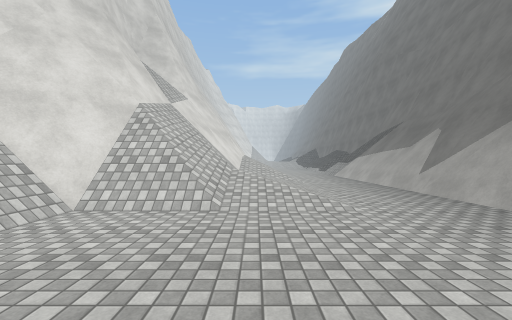
View 1 (above)

21 first-person views from a walk through a 3-D level made in the Unity game engine. The camera is 1.4 m above the floor, looks level and sees 90° across. The floor is counted in squares, 2 m on a side. Each view is taken from the middle of a square. On the plan, view 1 faces up. The plan holds only what a view shows up to about 9 squares ahead; the rest is blank. The place goes on beyond the plan. Surface patterns are stand-ins for the level's own textures.

View 2
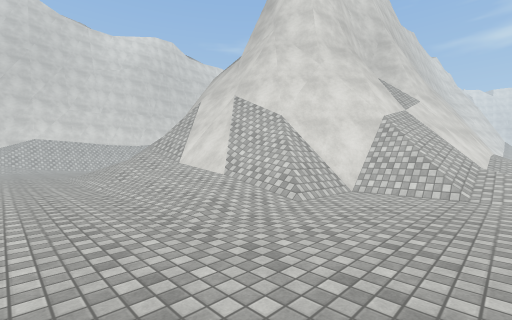

View 3
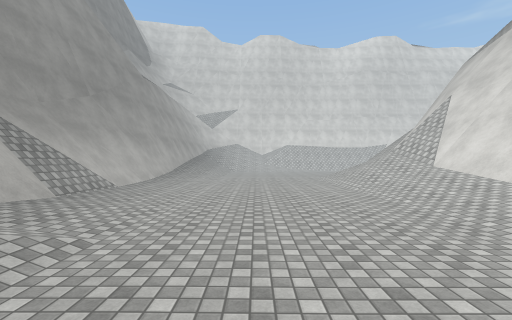

View 4
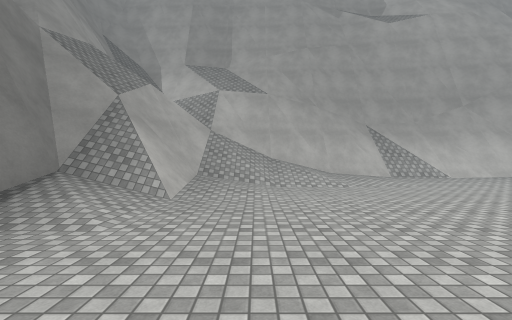

View 5
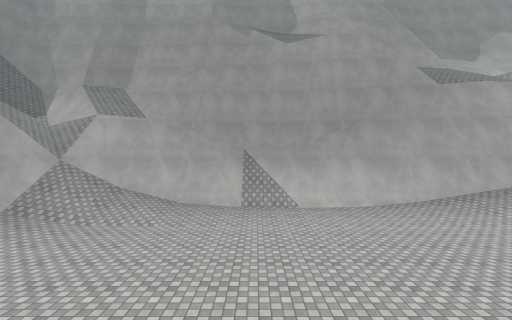

View 6
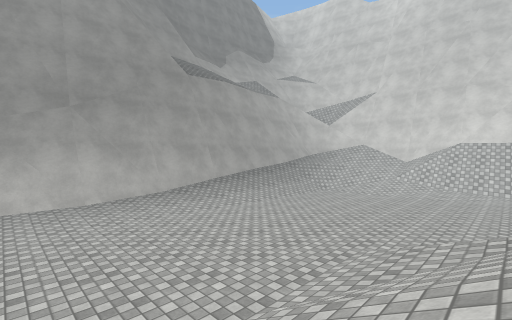

View 7
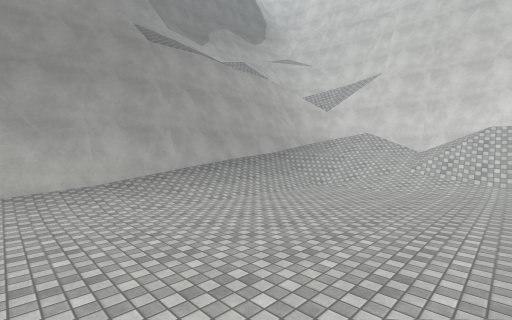

View 8
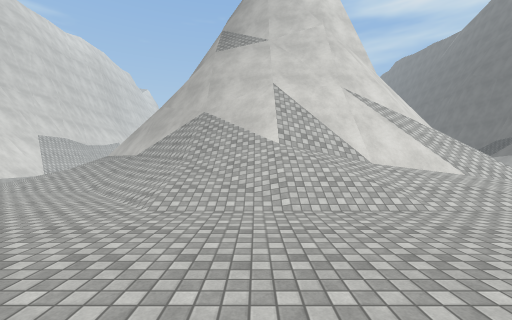

View 9
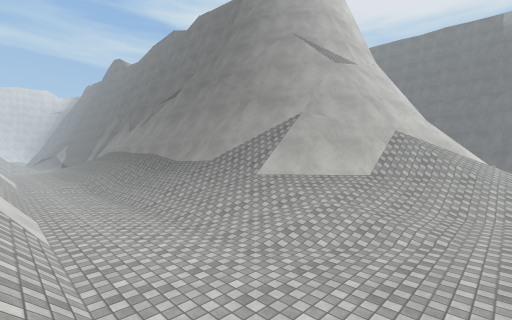

View 10
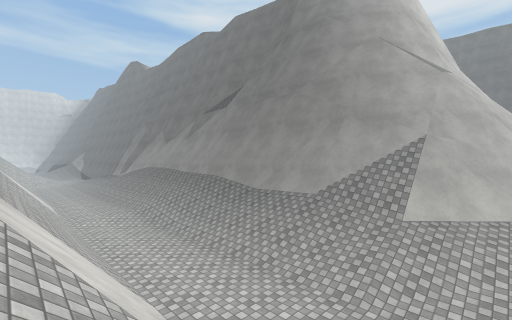

View 11
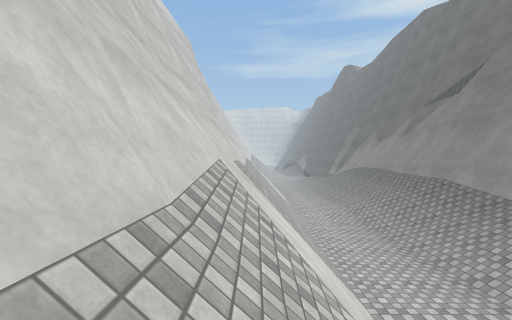

View 12
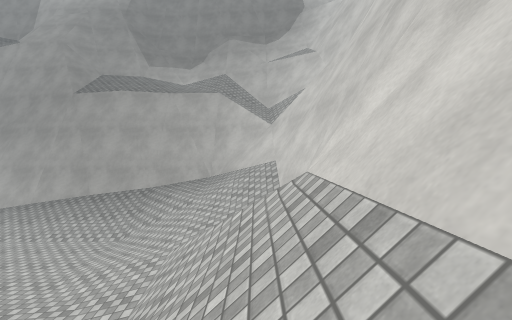

View 13
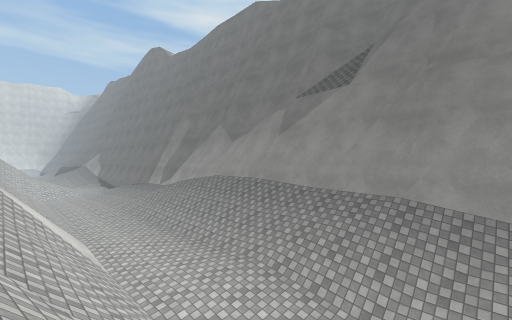

View 14
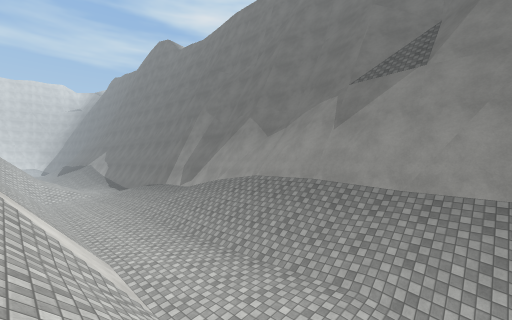

View 15
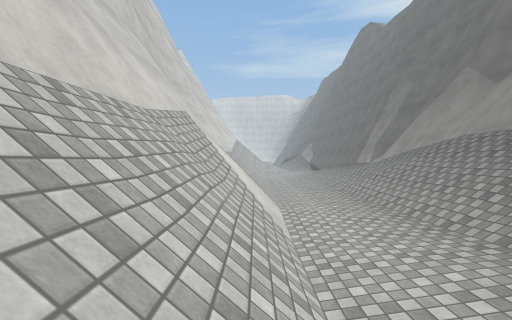

View 16
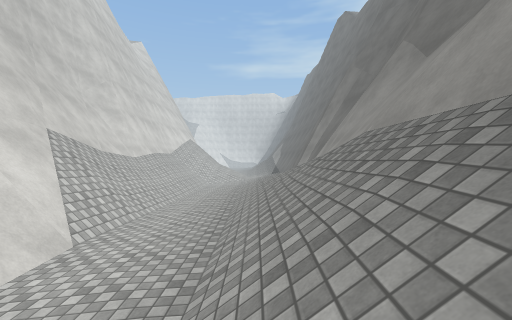

View 17
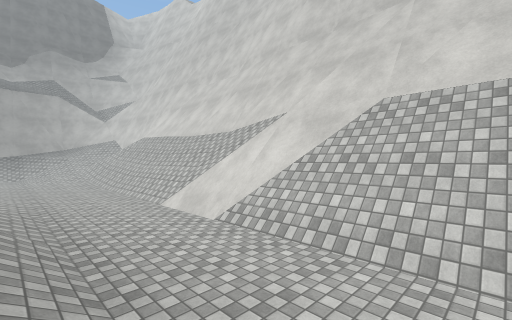

View 18
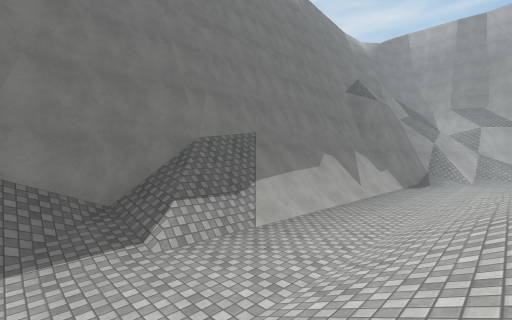

View 19
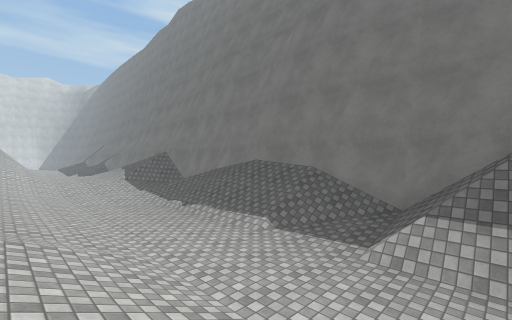

View 20
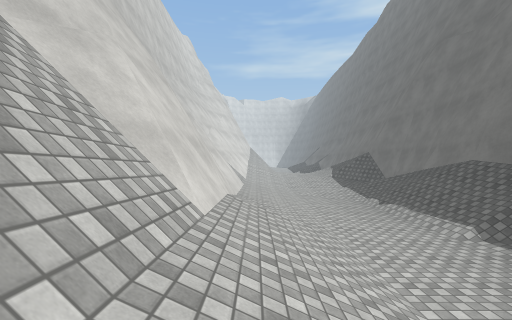

View 21
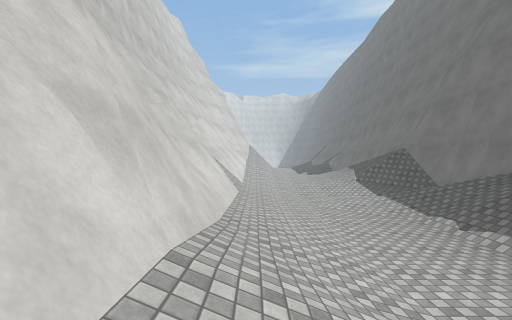

### Floor plan
Key: @ floor where view 1 was taken; # wall or solid block; . main floor; : floor 0.25 m higher than the main floor; + floor 0.5 m higher than the main floor; * floor 0.75 m higher than the main floor; % floor 1 m higher than the main floor; / step, stairs or slope; = window, fence, low wall or low ledge.
Columns run from 21 left of view 1 to 6 right of it. Each row starts with its distance up from view 1.
 23 #//:+/ #            /*:.///#
 22 #//:+/ #            /+:.+*/#
 21 #//:+/ #            #+:.:/ #
 20 #//:+//#            #+:..//#
 19 #//:+//#            #+:..//#
 18 ##/:+//#            #*:..//#
 17 ###:+//#            #/:..//#
 16 #/#:+//#            #//..//#
 15 #//:+//#          ###//..//#
 14 #//:+//#          #=#//..:/#
 13 #//.://#           ////..//#
 12 #//..//#            ///..//#
 11 #//..//#             //..//#
 10 #//..//#            #//..#/#
  9 #//..//#           ##//..###
  8 ##/..//##         ###//..##
  7 ###..//=#         #//+:..#
  6 #/#..///#         #///:..#
  5 #//..//=##       ##//*:..#
  4 #//..://###########//::..#
  3 #//.../////####////......
  2 #//....:////=/##///.....
  1 #//......//////%*+:....
  0 #//:....../////::::..@..
 -1 #//:...................::
 -2 #///...................:*#
 -3 #///:................:://#
 -4 #////................:+#/#
 -5 #////////::......::////###
 -6 ##////////++::::::+////##
 -7  ##############//#######
 -8               #=/

Where each view was taken, in squares from view 1:
view 1: 0 up, 0 right, facing up
view 2: 2 down, 0 right, facing up-left
view 3: 3 down, 0 right, facing left
view 4: 2 up, 0 right, facing down
view 5: 2 up, 5 left, facing down
view 6: 1 up, 7 left, facing down-left
view 7: 0 up, 9 left, facing down-left
view 8: 4 down, 9 left, facing up
view 9: 1 up, 19 left, facing up-right
view 10: 4 up, 20 left, facing up-right
view 11: 4 up, 20 left, facing up
view 12: 2 up, 20 left, facing down
view 13: 10 up, 20 left, facing up-right
view 14: 12 up, 20 left, facing up-right
view 15: 12 up, 19 left, facing up
view 16: 14 up, 16 left, facing up
view 17: 11 up, 16 left, facing down-left
view 18: 15 up, 0 right, facing down-right
view 19: 12 up, 0 right, facing up-right
view 20: 11 up, 0 right, facing up
view 21: 14 up, 0 right, facing up
